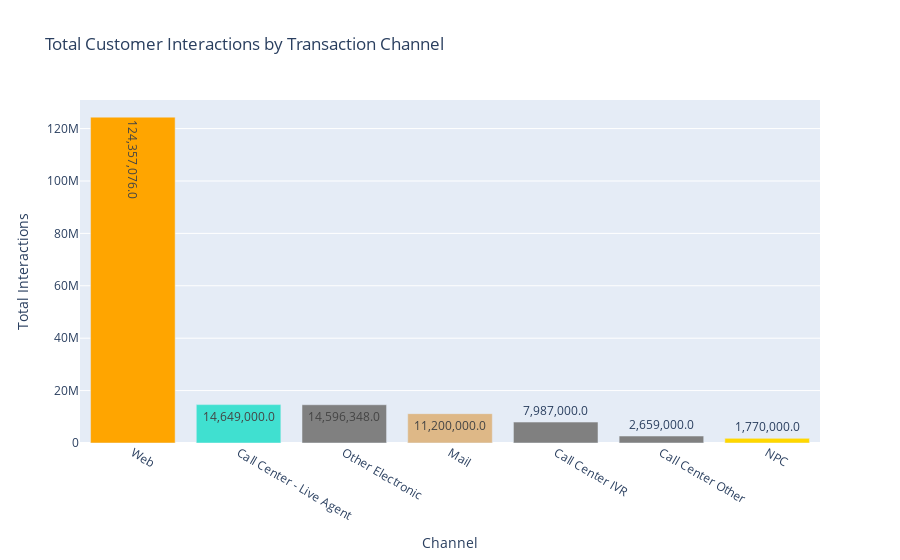

Here is the notebook cell this chart was saved with:
### Code cell
#Group the data by Root Level and sum the values
grouped_data = df.groupby([Root])[Value].sum().reset_index()

# Sort the grouped_data by Value column in descending order
grouped_data = grouped_data.sort_values(by=Value, ascending=False)

# Create a dictionary to map the Root Level to its corresponding color
color_map = {'Web': 'orange', 'Other Electronic': 'gray', 'Mail': 'burlywood', 'Call Center - IVR': 'deepskyblue','Call Center - Other':'lightblue', \
              'Call Center - Live Agent':'Turquoise', 'NPC': 'gold'}

# Create the bar chart trace
bar_trace = go.Bar(
    x=grouped_data[Root],
    y=grouped_data[Value],
    marker=dict(color=[color_map.get(root_level, 'grey') for root_level in grouped_data[Root]]),
    text=[f"{value:,}" for value in grouped_data[Value]],
    textposition='auto'
)

# Create the bar chart layout
bar_layout = go.Layout(
    title='Total Customer Interactions by Transaction Channel',
    xaxis=dict(title='Channel'),
    yaxis=dict(title='Total Interactions'),
    legend=dict(title=dict(text='Transaction Channels'))
)

# Create the bar chart figure
bar_fig_root = go.Figure(data=[bar_trace], layout=bar_layout)

# Display the bar chart
bar_fig_root.show()

### Figure 1 — Plotly figure (JSON) as saved in the notebook; plotly's stock layout.template omitted (floating-point values rounded to 4 significant figures)
{"data": [{"marker": {"color": ["orange", "Turquoise", "gray", "burlywood", "grey", "grey", "gold"]}, "text": ["124,357,076.0", "14,649,000.0", "14,596,348.0", "11,200,000.0", "7,987,000.0", "2,659,000.0", "1,770,000.0"], "textposition": "auto", "x": ["Web", "Call Center - Live Agent", "Other Electronic", "Mail", "Call Center IVR", "Call Center Other", "NPC"], "y": [124357076, 14649000, 14596348, 11200000, 7987000, 2659000, 1770000], "type": "bar"}], "layout": {"legend": {"title": {"text": "Transaction Channels"}}, "title": {"text": "Total Customer Interactions by Transaction Channel"}, "xaxis": {"title": {"text": "Channel"}}, "yaxis": {"title": {"text": "Total Interactions"}}}}
